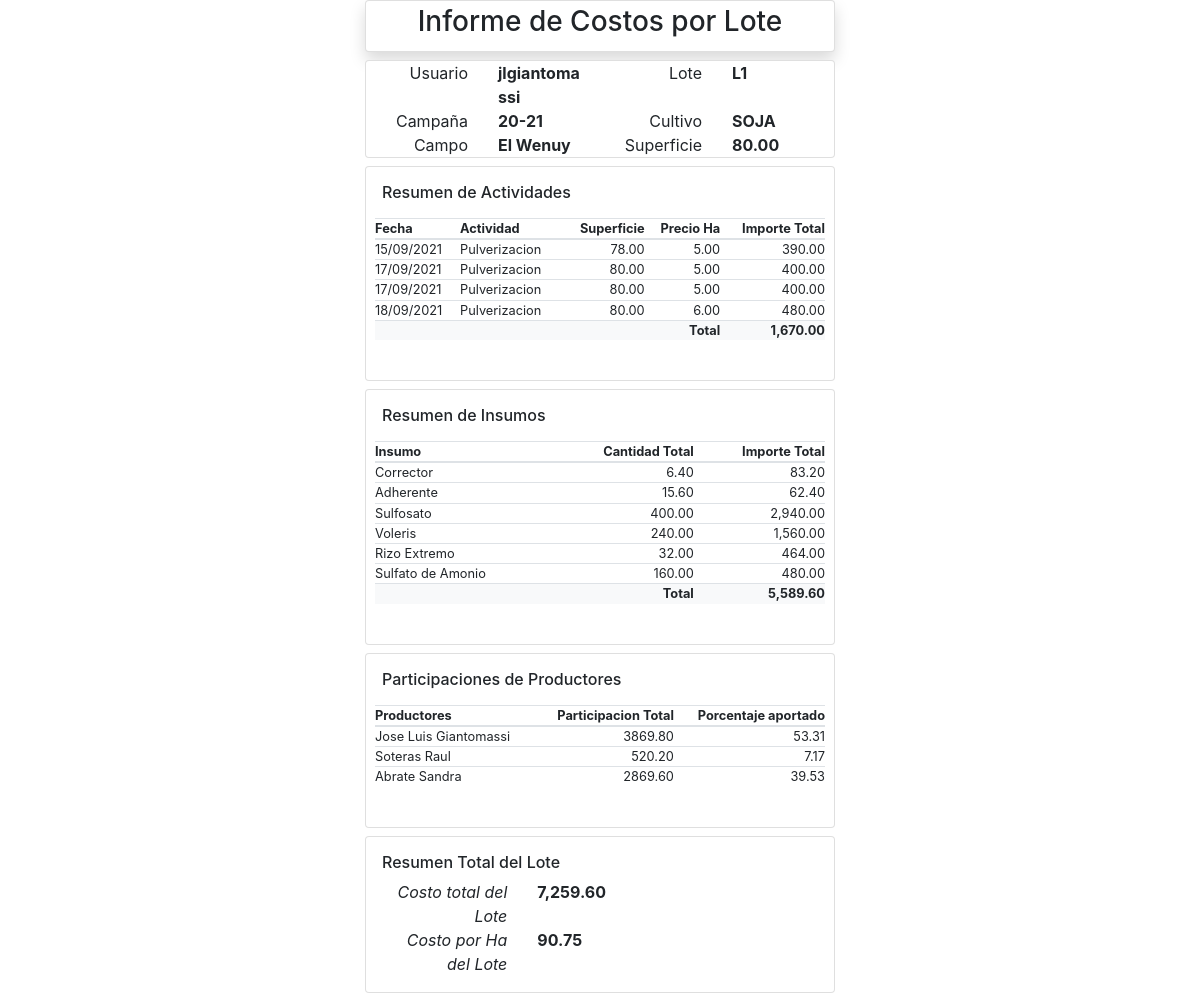
/generarCostosLote.php?idloteCampana=63, run on the app's committed database.
### tables this page shows
CREATE TABLE `usuarios` (
  `idusuario` int(11) NOT NULL,
  `usuario` varchar(20) NOT NULL,
  `rol` int(11) NOT NULL,
  `nombre` varchar(50) NOT NULL,
  `pass` varchar(8) NOT NULL,
  `idUltimaEmpresa` int(11) NOT NULL DEFAULT 0
);

CREATE TABLE `lotes` (
  `idlote` int(11) NOT NULL,
  `lote` varchar(45) NOT NULL,
  `idcampo` int(11) NOT NULL,
  `superficie` decimal(10,2) DEFAULT NULL
);

CREATE TABLE `campanas` (
  `idcampana` int(11) NOT NULL,
  `campana` varchar(10) NOT NULL
);

CREATE TABLE `cultivos` (
  `idcultivo` int(11) NOT NULL,
  `cultivo` varchar(20) NOT NULL
);

CREATE TABLE `campos` (
  `idcampo` int(11) NOT NULL,
  `campo` varchar(45) NOT NULL,
  `idusuario` int(11) NOT NULL
);

CREATE TABLE `actividades_lotes` (
  `idactividad` int(11) NOT NULL,
  `idloteCampana` int(11) NOT NULL,
  `idlabor` int(11) NOT NULL,
  `fecha` date NOT NULL,
  `superficie` decimal(10,2) NOT NULL,
  `precioha` decimal(10,2) NOT NULL,
  `maquinaria` int(11) NOT NULL DEFAULT 0 COMMENT '0-nada 1-contratada 2-propia',
  `observaciones` varchar(200) DEFAULT NULL
);

CREATE TABLE `labores` (
  `idlabor` int(11) NOT NULL,
  `labor` varchar(45) NOT NULL,
  `precio` decimal(10,2) DEFAULT NULL,
  `idusuario` int(11) NOT NULL
);

### conexion/BaseDatos.php (called while the page is built, shortened)
<?php
class BaseDatos {
	private $host="127.0.0.1";
	private $port=3306;
	private $socket="";
	private $user="root";
	private $password="";
	private $dbname="agrogestion";
	private function conectar()
	{
		$con = new mysqli($this->host, $this->user, $this->password, $this->dbname, $this->port, $this->socket);
		$con->set_charset("utf-8");
		if ($con->connect_error) {
			$con->connect_error;
			header('Location: error-conexion.php');
			exit;
		}
		else
		{
			return $con;
		}
	}
	public function sql($sql)
	{
		try{
			$con=$this->conectar();
			$query = $con->query($sql);
			$datos=array();
			if($query)
			{
				$datos=$query->fetch_all(MYSQLI_ASSOC);
			}
			else
			{
				$this->cantReg=0;
			}
			return $datos;
		}catch(Exception $e)
		{
			die($e->getMessage());
		}
	}
}
?>

### includes/modelos/actividadesModelo.php (called while the page is built, shortened)
<?php
include_once($raiz . "conexion/BaseDatos.php");
class actividadesModel
{
    private $bd;
    public function __construct()
    {
        $this->bd = new BaseDatos();
    }
    public function cargarActividades($idlotecampana)
    {
        $sql = "SELECT idactividad, DATE_FORMAT(fecha, '%d/%m/%Y') as fechaDMY,labor,precioha,superficie,observaciones FROM actividades_lotes INNER JOIN labores on actividades_lotes.idlabor=labores.idlabor WHERE idloteCampana=" . $idlotecampana . " order by fecha ASC";
        return $this->bd->sql($sql);
    }
    public function importeInsumosPorLote($idloteCampana)
    {
        $sql = "SELECT SUM(ai.cantidadTotal) as cantidad,i.insumo,SUM(ai.cantidadTotal*ai.precio) as importe FROM `actividades_lotes` al INNER JOIN `actividades_insumos` ai ON al.idactividad=ai.idactividad INNER JOIN insumos i ON ai.idinsumo=i.idinsumo WHERE al.idloteCampana=" . $idloteCampana . " GROUP BY i.idinsumo";
        return $this->bd->sql($sql);
    }
    public function participacionProductores($idloteCampana)
    {
        $sql = "SELECT tem.idempresa, tem.empresa, sum(tem.total) as total
        From (
        SELECT e.empresa,ae.total,e.idempresa  FROM `actividades_lotes` al INNER JOIN actividades_empresas ae on al.idactividad=ae.idactividad INNER JOIN empresas e ON ae.idempresa=e.idempresa WHERE al.idloteCampana=".$idloteCampana."
        UNION ALL
        SELECT e.empresa,ie.total,e.idempresa
        FROM `actividades_lotes` al INNER JOIN actividades_insumos ai on al.idactividad=ai.idactividad INNER JOIN `insumos_empresas` ie ON ai.idactividad_insumo=ie.idactividad_insumo INNER JOIN empresas e ON ie.idempresa=e.idempresa WHERE al.idloteCampana=".$idloteCampana."
        ) as tem
        GROUP BY tem.idempresa";
        return $this->bd->sql($sql);
    }
}

### includes/modelos/camposModelo.php (called while the page is built, shortened)
<?php
include_once($raiz."conexion/BaseDatos.php");
class camposModel
{
    private $bdLotes;
    public function __construct()
    {
        $this->bdLotes = new BaseDatos();
    }
    public function datosByIdCampana($idloteCampana)
    {
        $sql="SELECT u.usuario,c.campo,l.lote,l.superficie,ca.campana,cu.cultivo FROM lotescampanas lc INNER JOIN lotes l ON lc.idlote=l.idlote INNER JOIN campos c ON l.idcampo=c.idcampo inner JOIN usuarios u ON lc.idusuario=u.idusuario INNER JOIN campanas ca ON lc.idcampana=ca.idcampana INNER JOIN cultivos cu ON lc.idcultivo=cu.idcultivo WHERE lc.idloteCampana=".$idloteCampana;
        return $this->bdLotes->sql($sql);
    }
}
?>

### generarCostosLote.php (the view)
<!DOCTYPE html>
<html lang="en">
<?php
$raiz = "";
$idloteCampana = $_GET["idloteCampana"];
include_once("includes/header.php");
include_once("includes/modelos/camposModelo.php");
include_once("includes/modelos/actividadesModelo.php");
$oLote = new camposModel();
$datos = $oLote->datosByIdCampana($idloteCampana);
$oActividad = new actividadesModel();
$actividades = $oActividad->cargarActividades($idloteCampana);
$totalActividades = 0;
$insumos = $oActividad->importeInsumosPorLote($idloteCampana);
$totalInsumos = 0;
$productores=$oActividad->participacionProductores($idloteCampana);
?>
<body>
    <div class="container col-5">
        <div class="card p-1 mb-2 shadow bg-white rounded ">
            <h3 class="text-center ">Informe de Costos por Lote</h3>
        </div>
        <div class="card col-12" id="datos">
                <div class="row">
                    <div class="col-3 text-right">
                        Usuario
                    </div>
                    <div class="col-3 text-left">
                        <strong><?php echo $datos[0]["usuario"]; ?></strong>
                    </div>
                    <div class="col-3 text-right">
                        Lote
                    </div>
                    <div class="col-3 text-left">
                        <strong><?php echo $datos[0]["lote"]; ?></strong>
                </div>
                </div>
                <div class="row">
                    <div class="col-3 text-right">
                        Campaña
                    </div>
                    <div class="col-3 text-left">
                        <strong><?php echo $datos[0]["campana"]; ?></strong>
                    </div>
                    <div class="col-3 text-right">
                        Cultivo
                    </div>
                    <div class="col-3 text-left">
                        <strong><?php echo $datos[0]["cultivo"]; ?></strong>
                    </div>
                </div>
                <div class="row">
                    <div class="col-3 text-right">
                        Campo
                    </div>
                    <div class="col-3 text-left">
                        <strong><?php echo $datos[0]["campo"]; ?></strong>
                    </div>
                    <div class="col-3 text-right">
                        Superficie
                    </div>
                    <div class="col-3 text-left">
                        <strong><?php echo $datos[0]["superficie"]; ?></strong>
                    </div>
                </div>
        </div>
        <div class="card mt-2 p-3" id="actividades">
            <h6>Resumen de Actividades</h6>
            <div class="row p-2">
                <table class="table table-sm">
                    <thead>
                        <th>Fecha</th>
                        <th>Actividad</th>
                        <th class="text-right">Superficie</th>
                        <th class="text-right">Precio Ha</th>
                        <th class="text-right">Importe Total</th>
                    </thead>
                    <tbody>
                        <?php foreach ($actividades as $actividad) {
                            $totalActividades += $actividad["superficie"] * $actividad["precioha"];
                        ?>
                            <tr>
                                <td><?php echo $actividad["fechaDMY"]; ?></td>
                                <td><?php echo $actividad["labor"]; ?></td>
                                <td class="text-right"><?php echo $actividad["superficie"]; ?></td>
                                <td class="text-right"><?php echo number_format($actividad["precioha"],2); ?></td>
                                <td class="text-right"><?php echo number_format($actividad["superficie"] * $actividad["precioha"],2); ?></td>
                            </tr>
                        <?php } ?>
                        <tr class="bg-light">
                            <td colspan="4" class="text-right"><strong>Total</strong></td>
                            <td class="text-right"><strong><?php echo number_format($totalActividades,2); ?></strong></td>
                        </tr>
                    </tbody>
                </table>
            </div>
        </div>
        <div class="card mt-2 p-3" id="insumos">
            <h6>Resumen de Insumos</h6>
            <div class="row p-2">
                <table class="table table-sm">
                    <thead>
                        <th>Insumo</th>
                        <th class="text-right">Cantidad Total</th>
                        <th class="text-right">Importe Total</th>
                    </thead>
                    <tbody>
                        <?php foreach ($insumos as $insumo) {
                            $totalInsumos += $insumo["importe"]; ?>
                            <tr>
                                <td><?php echo $insumo["insumo"]; ?></td>
                                <td class="text-right"><?php echo $insumo["cantidad"]; ?></td>
                                <td class="text-right"><?php echo number_format($insumo["importe"], 2); ?></td>
                            </tr>
                        <?php } ?>
                        <tr class="bg-light">
                            <td colspan="2" class="text-right"><strong>Total</strong></td>
                            <td class="text-right"><strong><?php echo number_format($totalInsumos,2); ?></strong></td>
                        </tr>
                    </tbody>
                </table>
            </div>
        </div>
        <div class="card mt-2 p-3" id="participaciones">
            <h6>Participaciones de Productores</h6>
            <div class="row p-2">
                <table class="table table-sm">
                    <thead>
                        <th>Productores</th>
                        <th class="text-right">Participacion Total</th>
                        <th class="text-right">Porcentaje aportado</th>
                    </thead>
                    <tbody>
                    <?php
                        $totalAportes=0;
                        foreach ($productores as $productor) {
                            $totalAportes += $productor["total"];
                    }
                            ?>
                        <?php foreach ($productores as $productor) { ?>
                            <tr>
                                <td><?php echo $productor["empresa"]; ?></td>
                                <td class="text-right"><?php echo $productor["total"]; ?></td>
                                <td class="text-right"><?php echo number_format(($productor["total"]/$totalAportes)*100,2); ?></td>
                            </tr>
                        <?php } ?>
                    </tbody>
                </table>
            </div>
        </div>
        <div class="card mt-2 p-3" id="Totales">
            <h6>Resumen Total del Lote</h6>
            <div class="row">
                <div class="col-4 text-right">
                    <i>Costo total del Lote</i>
                </div>
                <div class="col-4 text-left">
                    <strong><?php echo number_format($totalInsumos + $totalActividades,2); ?></strong>
                </div>
            </div>
            <div class="row">
                <div class="col-4 text-right">
                    <i>Costo por Ha del Lote</i>
                </div>
                <div class="col-4 text-left">
                    <strong><?php echo number_format(($totalInsumos + $totalActividades) / $datos[0]["superficie"],2); ?></strong>
                </div>
            </div>
        </div>
    </div>
</body>
</html>

### includes/header.php (shortened to what this page needs)
<link rel="stylesheet" href="bootstrap/css/bootstrap.min.css">
<link rel="stylesheet" href="css/estilos.css?version=<?php echo rand(1,10000); ?>"  />
<link href="bootstrap/css/gijgo.css" rel="stylesheet" type="text/css"/>
<link href="jquery/icon.css" rel="stylesheet"/>

### css/estilos.css (style rules this page uses)
tr { height : 0.7rem; font-size: 0.8rem; margin: 0 0 0 0; }
.table-sm td, .table-sm th { padding: 0rem; }

### data on the page
usuarios: usuario "jlgiantomassi", lotes.lote "L1", campanas.campana "20-21", cultivos.cultivo "SOJA", campos.campo "El Wenuy", lotes.superficie "80.00", lotes.superficie "90.75"
actividades_lotes: fechaDMY "15/09/2021", idlabor.labor "Pulverizacion", superficie "78.00", precioha "5.00", $actividad["superficie"] * $actividad["precioha"] "390.00"
actividades_lotes: fechaDMY "17/09/2021", idlabor.labor "Pulverizacion", superficie "80.00", precioha "5.00", $actividad["superficie"] * $actividad["precioha"] "400.00"
actividades_lotes: fechaDMY "17/09/2021", idlabor.labor "Pulverizacion", superficie "80.00", precioha "5.00", $actividad["superficie"] * $actividad["precioha"] "400.00"
actividades_lotes: fechaDMY "18/09/2021", idlabor.labor "Pulverizacion", superficie "80.00", precioha "6.00", $actividad["superficie"] * $actividad["precioha"] "480.00"

### other printed values
$totalActividades "1,670.00"
$insumo["insumo"] "Corrector"
$insumo["cantidad"] "6.40"
$insumo["importe"] "83.20"
$insumo["insumo"] "Adherente"
$insumo["cantidad"] "15.60"
$insumo["importe"] "62.40"
$insumo["insumo"] "Sulfosato"
$insumo["cantidad"] "400.00"
$insumo["importe"] "2,940.00"
$insumo["insumo"] "Voleris"
$insumo["cantidad"] "240.00"
$insumo["importe"] "1,560.00"
$insumo["insumo"] "Rizo Extremo"
$insumo["cantidad"] "32.00"
